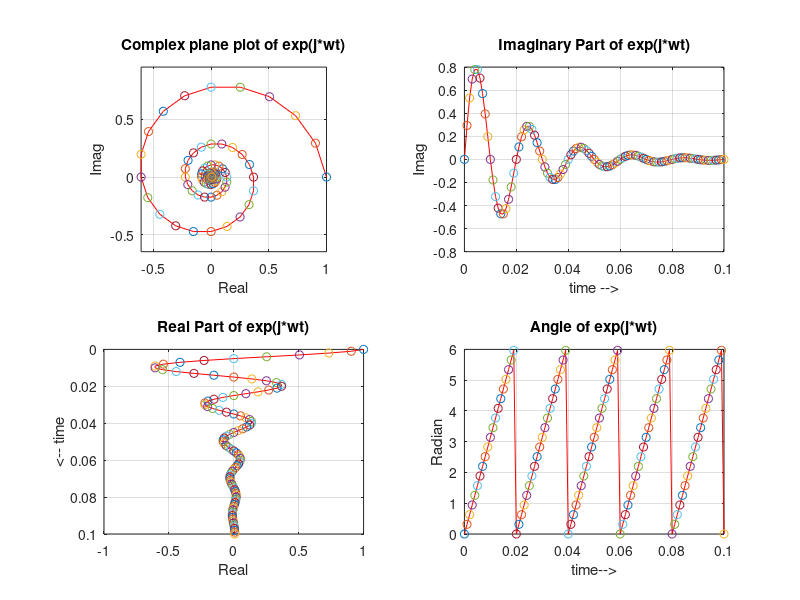

MATLAB code to generate this figure:
% animate exp(j*theta)
m=5;
q=-50;
theta=1e-16:pi/10:2*pi*m;
t=theta/(2*pi*50);
p=exp(q*t).*exp(j*theta);
h=figure('Position',[100 50 640 640],'MenuBar','none',...
   'ToolBar','none');
subplot(2,2,1);
%axis([-1 1 -1 1]);
plot(p,'r');
title('Complex plane plot of exp(j*wt)');
xlabel('Real');
ylabel('Imag');
hold on;
subplot(2,2,2);
plot(t,imag(p),'r');
title('Imaginary Part of exp(j*wt)');
xlabel('time -->');
ylabel('Imag');
%axis([0 20e-3 -1 1])
hold on;
%axis off;
subplot(2,2,3);
plot(real(p),t,'r');
title('Real Part of exp(j*wt)');
xlabel('Real');
ylabel('<-- time');
set(gca,'YDir','reverse')
%axis([-1 1 0 20e-3])
%axis off;
hold on;
subplot(2,2,4);
plot(t,rem(theta,2*pi),'r');
title('Angle of exp(j*wt)');
xlabel('time-->');
ylabel('Radian');
%axis([0 20e-3 0 2*pi])
%axis off;
hold on;
kmax=length(theta);
for k=1:kmax
    y=exp(q*t(k))*exp(j*theta(k));
    subplot(2,2,1);
    axis equal
    plot(y,'o')
    grid on
    subplot(2,2,2);
    plot(theta(k)/(100*pi),imag(y),'o');
    grid on
    subplot(2,2,3);
    plot(real(y),theta(k)/(100*pi),'o');
    %axis()
    grid on
    subplot(2,2,4);
    plot(theta(k)/(100*pi),rem(theta(k),2*pi),'o');
    %axis()
    grid on
    M(k)=getframe(h);
end
subplot(2,2,1);
hold off;
subplot(2,2,2);
hold off;
subplot(2,2,3);
hold off;
subplot(2,2,4);
hold off;